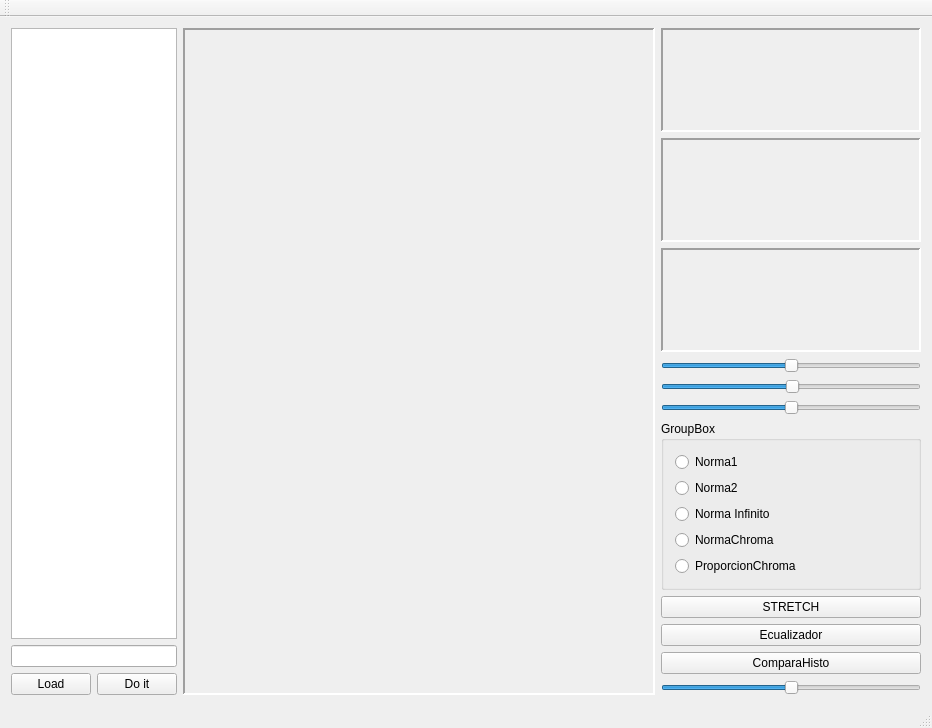
<?xml version="1.0" encoding="UTF-8"?>
<ui version="4.0">
 <class>FPImage</class>
 <widget class="QMainWindow" name="FPImage">
  <property name="geometry">
   <rect>
    <x>0</x>
    <y>0</y>
    <width>932</width>
    <height>623</height>
   </rect>
  </property>
  <property name="windowTitle">
   <string>FPImage</string>
  </property>
  <widget class="QWidget" name="centralWidget">
   <layout class="QHBoxLayout" name="horizontalLayout_2" stretch="1,5,0">
    <item>
     <layout class="QVBoxLayout" name="verticalLayout">
      <property name="sizeConstraint">
       <enum>QLayout::SetDefaultConstraint</enum>
      </property>
      <item>
       <widget class="QPlainTextEdit" name="ERes"/>
      </item>
      <item>
       <widget class="QLineEdit" name="EFile"/>
      </item>
      <item>
       <layout class="QHBoxLayout" name="horizontalLayout">
        <item>
         <widget class="QPushButton" name="BLoad">
          <property name="text">
           <string>Load</string>
          </property>
         </widget>
        </item>
        <item>
         <widget class="QPushButton" name="BDoIt">
          <property name="text">
           <string>Do it</string>
          </property>
         </widget>
        </item>
       </layout>
      </item>
     </layout>
    </item>
    <item>
     <widget class="QScrollArea" name="scrollArea">
      <property name="frameShape">
       <enum>QFrame::Panel</enum>
      </property>
      <property name="lineWidth">
       <number>2</number>
      </property>
      <property name="widgetResizable">
       <bool>true</bool>
      </property>
      <widget class="QWidget" name="scrollAreaWidgetContents">
       <property name="geometry">
        <rect>
         <x>0</x>
         <y>0</y>
         <width>478</width>
         <height>558</height>
        </rect>
       </property>
       <layout class="QGridLayout" name="gridLayout">
        <item row="0" column="0">
         <widget class="QLabel" name="Ecran">
          <property name="text">
           <string/>
          </property>
         </widget>
        </item>
       </layout>
      </widget>
     </widget>
    </item>
    <item>
     <layout class="QVBoxLayout" name="verticalLayout_2">
      <item>
       <widget class="QLabel" name="EcranHistoR">
        <property name="minimumSize">
         <size>
          <width>260</width>
          <height>104</height>
         </size>
        </property>
        <property name="maximumSize">
         <size>
          <width>260</width>
          <height>104</height>
         </size>
        </property>
        <property name="frameShape">
         <enum>QFrame::Panel</enum>
        </property>
        <property name="frameShadow">
         <enum>QFrame::Sunken</enum>
        </property>
        <property name="lineWidth">
         <number>2</number>
        </property>
        <property name="midLineWidth">
         <number>0</number>
        </property>
        <property name="text">
         <string/>
        </property>
       </widget>
      </item>
      <item>
       <widget class="QLabel" name="EcranHistoG">
        <property name="minimumSize">
         <size>
          <width>260</width>
          <height>104</height>
         </size>
        </property>
        <property name="maximumSize">
         <size>
          <width>260</width>
          <height>104</height>
         </size>
        </property>
        <property name="frameShape">
         <enum>QFrame::Panel</enum>
        </property>
        <property name="frameShadow">
         <enum>QFrame::Sunken</enum>
        </property>
        <property name="lineWidth">
         <number>2</number>
        </property>
        <property name="text">
         <string/>
        </property>
       </widget>
      </item>
      <item>
       <widget class="QLabel" name="EcranHistoB">
        <property name="minimumSize">
         <size>
          <width>260</width>
          <height>104</height>
         </size>
        </property>
        <property name="maximumSize">
         <size>
          <width>260</width>
          <height>104</height>
         </size>
        </property>
        <property name="frameShape">
         <enum>QFrame::Panel</enum>
        </property>
        <property name="frameShadow">
         <enum>QFrame::Sunken</enum>
        </property>
        <property name="lineWidth">
         <number>2</number>
        </property>
        <property name="text">
         <string/>
        </property>
       </widget>
      </item>
      <item>
       <widget class="QSlider" name="Brillo">
        <property name="minimum">
         <number>-128</number>
        </property>
        <property name="maximum">
         <number>128</number>
        </property>
        <property name="value">
         <number>0</number>
        </property>
        <property name="orientation">
         <enum>Qt::Horizontal</enum>
        </property>
       </widget>
      </item>
      <item>
       <widget class="QSlider" name="Contraste">
        <property name="minimum">
         <number>0</number>
        </property>
        <property name="maximum">
         <number>89</number>
        </property>
        <property name="value">
         <number>45</number>
        </property>
        <property name="orientation">
         <enum>Qt::Horizontal</enum>
        </property>
       </widget>
      </item>
      <item>
       <widget class="QSlider" name="negro">
        <property name="minimum">
         <number>0</number>
        </property>
        <property name="maximum">
         <number>50</number>
        </property>
        <property name="value">
         <number>25</number>
        </property>
        <property name="orientation">
         <enum>Qt::Horizontal</enum>
        </property>
       </widget>
      </item>
      <item>
       <widget class="QGroupBox" name="groupBox">
        <property name="title">
         <string>GroupBox</string>
        </property>
        <layout class="QVBoxLayout" name="verticalLayout_3">
         <item>
          <widget class="QRadioButton" name="Norma1">
           <property name="text">
            <string>Norma1</string>
           </property>
          </widget>
         </item>
         <item>
          <widget class="QRadioButton" name="Norma2">
           <property name="text">
            <string>Norma2</string>
           </property>
          </widget>
         </item>
         <item>
          <widget class="QRadioButton" name="Normainf">
           <property name="text">
            <string>Norma Infinito</string>
           </property>
          </widget>
         </item>
         <item>
          <widget class="QRadioButton" name="NormaChroma">
           <property name="text">
            <string>NormaChroma</string>
           </property>
          </widget>
         </item>
         <item>
          <widget class="QRadioButton" name="ProporcionChroma">
           <property name="text">
            <string>ProporcionChroma</string>
           </property>
          </widget>
         </item>
        </layout>
       </widget>
      </item>
      <item>
       <widget class="QPushButton" name="STRETCH">
        <property name="text">
         <string>STRETCH</string>
        </property>
       </widget>
      </item>
      <item>
       <widget class="QPushButton" name="eq">
        <property name="text">
         <string>Ecualizador</string>
        </property>
       </widget>
      </item>
      <item>
       <widget class="QPushButton" name="pushButton">
        <property name="text">
         <string>ComparaHisto</string>
        </property>
       </widget>
      </item>
      <item>
       <widget class="QSlider" name="valueHisto">
        <property name="maximum">
         <number>100</number>
        </property>
        <property name="value">
         <number>50</number>
        </property>
        <property name="orientation">
         <enum>Qt::Horizontal</enum>
        </property>
       </widget>
      </item>
      <item>
       <spacer name="verticalSpacer">
        <property name="orientation">
         <enum>Qt::Vertical</enum>
        </property>
        <property name="sizeHint" stdset="0">
         <size>
          <width>20</width>
          <height>40</height>
         </size>
        </property>
       </spacer>
      </item>
     </layout>
    </item>
   </layout>
  </widget>
  <widget class="QMenuBar" name="menuBar">
   <property name="geometry">
    <rect>
     <x>0</x>
     <y>0</y>
     <width>932</width>
     <height>17</height>
    </rect>
   </property>
  </widget>
  <widget class="QToolBar" name="mainToolBar">
   <attribute name="toolBarArea">
    <enum>TopToolBarArea</enum>
   </attribute>
   <attribute name="toolBarBreak">
    <bool>false</bool>
   </attribute>
  </widget>
  <widget class="QStatusBar" name="statusBar"/>
 </widget>
 <layoutdefault spacing="6" margin="11"/>
 <resources/>
 <connections/>
</ui>
